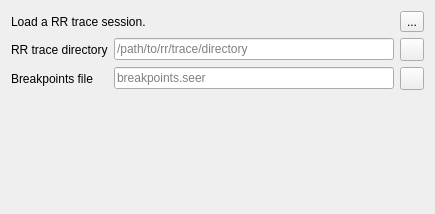
          <widget class="QWidget" name="rrTab">
           <attribute name="title">
            <string>RR</string>
           </attribute>
           <layout class="QGridLayout" name="gridLayout_11">
            <item row="0" column="0">
             <layout class="QHBoxLayout" name="horizontalLayout_11">
              <item>
               <widget class="QLabel" name="label_5">
                <property name="text">
                 <string>Load a RR trace session.</string>
                </property>
               </widget>
              </item>
              <item>
               <spacer name="horizontalSpacer_6">
                <property name="orientation">
                 <enum>Qt::Horizontal</enum>
                </property>
                <property name="sizeHint" stdset="0">
                 <size>
                  <width>248</width>
                  <height>20</height>
                 </size>
                </property>
               </spacer>
              </item>
              <item>
               <widget class="QToolButton" name="helpRRToolButton">
                <property name="toolTip">
                 <string>Help for RR launch method.</string>
                </property>
                <property name="text">
                 <string>...</string>
                </property>
                <property name="icon">
                 <iconset resource="resource.qrc">
                  <normaloff>:/seer/resources/RelaxLightIcons/help-about.svg</normaloff>:/seer/resources/RelaxLightIcons/help-about.svg</iconset>
                </property>
               </widget>
              </item>
             </layout>
            </item>
            <item row="1" column="0">
             <layout class="QGridLayout" name="gridLayout_4">
              <item row="0" column="0">
               <widget class="QLabel" name="rrTraceDirectoryLabel">
                <property name="text">
                 <string>RR trace directory</string>
                </property>
               </widget>
              </item>
              <item row="0" column="1">
               <widget class="QLineEdit" name="rrTraceDirectoryLineEdit">
                <property name="sizePolicy">
                 <sizepolicy hsizetype="Expanding" vsizetype="Fixed">
                  <horstretch>100</horstretch>
                  <verstretch>0</verstretch>
                 </sizepolicy>
                </property>
                <property name="toolTip">
                 <string>How to access the RR trace session.</string>
                </property>
                <property name="text">
                 <string/>
                </property>
                <property name="placeholderText">
                 <string>/path/to/rr/trace/directory</string>
                </property>
                <property name="clearButtonEnabled">
                 <bool>true</bool>
                </property>
               </widget>
              </item>
              <item row="0" column="2">
               <widget class="QToolButton" name="rrLoadTraceDirectoryToolButton">
                <property name="toolTip">
                 <string>Open a dialog to load a RR trace-directory.</string>
                </property>
                <property name="text">
                 <string/>
                </property>
                <property name="icon">
                 <iconset resource="resource.qrc">
                  <normaloff>:/seer/resources/RelaxLightIcons/document-open.svg</normaloff>:/seer/resources/RelaxLightIcons/document-open.svg</iconset>
                </property>
               </widget>
              </item>
              <item row="1" column="0">
               <widget class="QLabel" name="rrLoadBreakpointsFilenameLabel">
                <property name="text">
                 <string>Breakpoints file</string>
                </property>
               </widget>
              </item>
              <item row="1" column="1">
               <widget class="QLineEdit" name="rrLoadBreakpointsFilenameLineEdit">
                <property name="sizePolicy">
                 <sizepolicy hsizetype="Expanding" vsizetype="Fixed">
                  <horstretch>100</horstretch>
                  <verstretch>0</verstretch>
                 </sizepolicy>
                </property>
                <property name="toolTip">
                 <string>A file containing previously saved breakpoints.</string>
                </property>
                <property name="placeholderText">
                 <string>breakpoints.seer</string>
                </property>
                <property name="clearButtonEnabled">
                 <bool>true</bool>
                </property>
               </widget>
              </item>
              <item row="1" column="2">
               <widget class="QToolButton" name="rrLoadBreakpointsFilenameToolButton">
                <property name="toolTip">
                 <string>Open a dialog to select a breakpoints file.</string>
                </property>
                <property name="text">
                 <string/>
                </property>
                <property name="icon">
                 <iconset resource="resource.qrc">
                  <normaloff>:/seer/resources/RelaxLightIcons/document-open.svg</normaloff>:/seer/resources/RelaxLightIcons/document-open.svg</iconset>
                </property>
               </widget>
              </item>
             </layout>
            </item>
            <item row="2" column="0">
             <spacer name="verticalSpacer_2">
              <property name="orientation">
               <enum>Qt::Vertical</enum>
              </property>
              <property name="sizeHint" stdset="0">
               <size>
                <width>20</width>
                <height>113</height>
               </size>
              </property>
             </spacer>
            </item>
           </layout>
          </widget>
